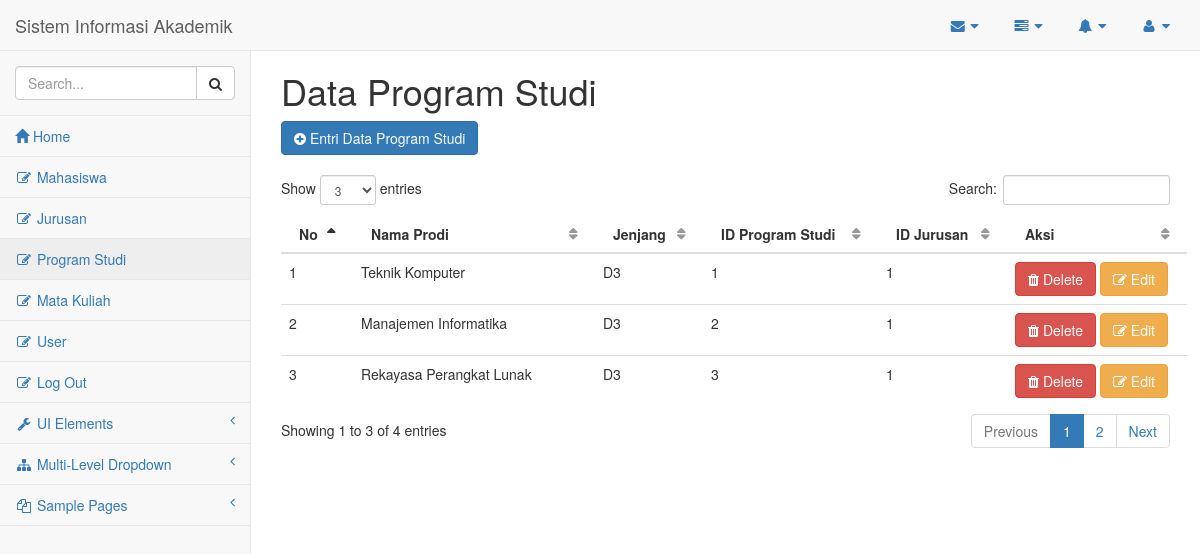
The page /index.php?page=prodi (signed in) on the database its author committed.
### tables this page shows
CREATE TABLE IF NOT EXISTS `prodi` (
`id_prodi` int(11) NOT NULL,
  `nama_prodi` varchar(50) NOT NULL,
  `jenjang` varchar(25) NOT NULL,
  `id_jurusan` int(11) NOT NULL
);

### prodi.php (the view, shortened to what this page needs)
<?php
$aksi=isset($_GET['aksi']) ? $_GET['aksi'] : 'list';
switch ($aksi) {
?>
<?php
case 'list' :
?>
<h1> Data Program Studi </h1>
<a href="?page=prodi&aksi=entri" class="btn btn-primary"><i class="fa fa-plus-circle"></i> Entri Data Program Studi</a>
<table class="table table-hover" id="dataTables-example">
<thead>
	<tr>
		<th>No</th>
		<th>Nama Prodi</th>
		<th>Jenjang</th>
		<th>ID Program Studi</th>
		<th>ID Jurusan</th>
		<th>Aksi</th>
	</tr>
</thead>
<tbody>
<?php
$q=mysql_query("SELECT * FROM prodi");
$no=1;
while ($data=mysql_fetch_array($q)) {
?>
	<tr>
		<td> <?php echo $no; ?> </td>
		<td> <?php echo $data ['nama_prodi'] ?> </td>
		<td> <?php echo $data ['jenjang'] ?> </td>
		<td> <?php echo $data ['id_prodi'] ?> </td>
		<td> <?php echo $data ['id_jurusan'] ?> </td>
		<td> <a href="aksi_prodi.php?proses=hapus&id_hapus=<?php echo $data['id_prodi'] ?>"
		onclick="return confirm('Apakah Anda Yakin Untuk Menghapus Data Ini?')" class="btn btn-danger"><i class="fa fa-trash"></i> Delete</a>
		<a href="?page=prodi&aksi=edit&id_edit=<?php echo $data['id_prodi'] ?>"
		onclick="return confirm('Apakah Anda Yakin Untuk Mengedit Data Ini?')" class="btn btn-warning"><i class="fa fa-edit"></i> Edit</a>
		</td>
	</tr>
<?php
$no++;
}
?>
</tbody>
</table>
<?php
break;
?>
<?php
}
?>

### css/sb-admin-2.css (style rules this page uses)
body { background-color: #f8f8f8; }
table.dataTable thead .sorting, table.dataTable thead .sorting_asc, table.dataTable thead .sorting_desc, table.dataTable thead .sorting_asc_disabled, table.dataTable thead .sorting_desc_disabled { background: transparent; }
table.dataTable thead .sorting_asc:after { content: "\f0de"; float: right; font-family: fontawesome; }
table.dataTable thead .sorting:after { content: "\f0dc"; float: right; font-family: fontawesome; color: rgba(50, 50, 50, 0.5); }

### rows shown on the page
prodi: nama_prodi "Teknik Komputer", jenjang "D3", id_prodi "1", id_jurusan "1"
prodi: nama_prodi "Manajemen Informatika", jenjang "D3", id_prodi "2", id_jurusan "1"
prodi: nama_prodi "Rekayasa Perangkat Lunak", jenjang "D3", id_prodi "3", id_jurusan "1"
